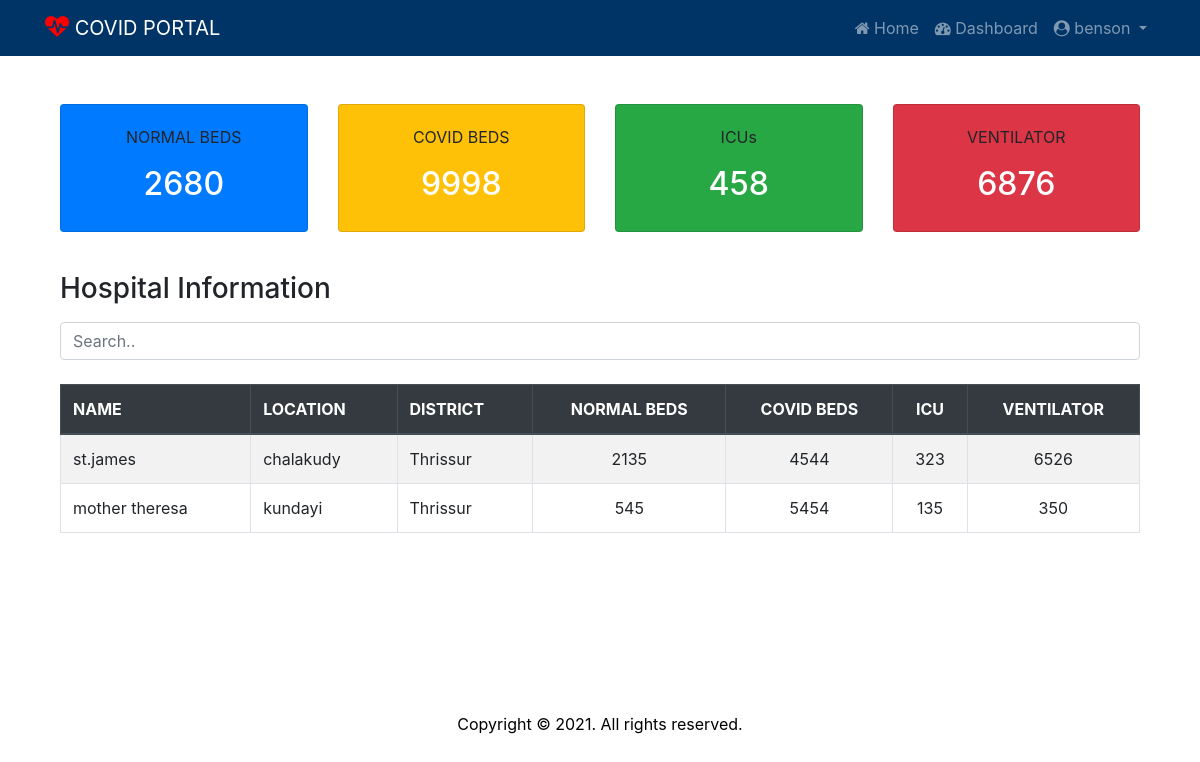
/beds/ (signed in), run on the app's committed database.
### beds/models.py (models this page shows, shortened)
class Hospital(models.Model):
    sc = (
    ('gov', 'Government'),
    ('prv', 'Private')
    )
    name = models.CharField(max_length=50)
    location = models.CharField(max_length=50)
    district = models.CharField(max_length=2, choices=dt)
    phone = models.CharField(max_length=12)
    sector = models.CharField(max_length=3, choices=sc)
    covid_beds = models.IntegerField()
    normal_beds = models.IntegerField()
    icu_beds = models.IntegerField()
    ventilator = models.IntegerField()
    user = models.OneToOneField(User, on_delete=models.CASCADE, blank=True, null=True)

### beds/views.py (the view)
# urls.py: path('', views.index, name='index'),
def index(request):
    normal_beds = Hospital.objects.aggregate(total=Sum('normal_beds'))
    covid_beds = Hospital.objects.aggregate(total=Sum('covid_beds'))
    icu = Hospital.objects.aggregate(total=Sum('icu_beds'))
    ventilator = Hospital.objects.aggregate(total=Sum('ventilator'))
    page = request.GET.get('page', 1)
    hospital_list = Hospital.objects.all()
    paginator = Paginator(hospital_list, 5)
    try:
        hospitals = paginator.page(page)
    except PageNotAnInteger:
        hospitals = paginator.page(1)
    except EmptyPage:
        hospitals = paginator.page(paginator.num_pages)
    context = {
        'normal_beds': normal_beds,
        'covid_beds': covid_beds,
        'icu': icu,
        'ventilator': ventilator,
        'hospitals': hospitals
    }
    return render(request, 'beds/summary.html', context)

### beds/template/beds/summary.html (shortened to what this page needs)
{% extends 'beds/index.html' %}
{% block content %}
<div class="container mt-4 pt-4 pb-4">
  <div class="card-deck">
    <div class="card bg-primary">
      <div class="card-body text-center">
        <p class="card-text">NORMAL BEDS</p>
        <h2 class="text-white">{{ normal_beds.total }}</h2>
      </div>
    </div>
    <div class="card bg-warning">
      <div class="card-body text-center">
        <p class="card-text">COVID BEDS</p>
        <h2 class="text-white">{{ covid_beds.total }}</h2>
      </div>
    </div>
    <div class="card bg-success">
      <div class="card-body text-center">
        <p class="card-text">ICUs</p>
        <h2 class="text-white">{{ icu.total }}</h2>
      </div>
    </div>
    <div class="card bg-danger">
      <div class="card-body text-center">
        <p class="card-text">VENTILATOR</p>
        <h2 class="text-white">{{ ventilator.total }}</h2>
      </div>
    </div>
  </div>
</div>
<div class="container mt-3">
  <h3 class="mb-3">Hospital Information</h3>
  <input class="form-control" id="myInput" type="text" placeholder="Search..">
  <br>
  <table class="table table-bordered table-striped table-hover">
    <thead class="thead-dark">
      <tr>
        <th>NAME</th>
        <th>LOCATION</th>
        <th>DISTRICT</th>
        <th class="text-center">NORMAL BEDS</th>
        <th class="text-center">COVID BEDS</th>
        <th class="text-center">ICU</th>
        <th class="text-center">VENTILATOR</th>
      </tr>
    </thead>
    <tbody id="myTable">
      {% for hospital in hospitals %}
        <tr>
          <td>{{ hospital.name }}</td>
          <td>{{ hospital.location}}</td>
          <td>{{ hospital.get_district_display}}</td>
          <td class="text-center">{{ hospital.normal_beds}}</td>
          <td class="text-center">{{ hospital.covid_beds}}</td>
          <td class="text-center">{{ hospital.icu_beds}}</td>
          <td class="text-center">{{ hospital.ventilator}}</td>
        </tr>
      {% endfor %}
    </tbody>
  </table>
  <div style="height:120px;"></div>
</div>
{% endblock %}

### beds/template/beds/index.html (shortened to what this page needs)
{% load static %}
<!DOCTYPE html>
<html lang="en">
<head>
  <link rel="stylesheet" href="https://cdnjs.cloudflare.com/ajax/libs/font-awesome/4.7.0/css/font-awesome.min.css">
  <link rel="stylesheet" href="https://maxcdn.bootstrapcdn.com/bootstrap/4.5.2/css/bootstrap.min.css">
  <link rel="stylesheet" href="{% static 'beds/css/style.css'%}">
</head>
<body>
<nav class="navbar navbar-expand-sm bg-navy navbar-dark">
  <div class="container">
    <a class="navbar-brand" href="{% url 'index' %}"><i class="fa fa-heartbeat" style="font-size:24px;color:red"></i> COVID PORTAL</a>
    {% if user.is_authenticated %}
      <ul class="navbar-nav">
        <li class="nav-item">
          <a class="nav-link" href="{% url 'index' %}"><i class="fa fa-home"></i> Home </a>
        </li>
        <li class="nav-item">
          <a class="nav-link" href="{% url 'dashboard' %}"><i class="fa fa-dashboard"></i> Dashboard </a>
        </li>
       <li class="nav-item dropdown">
         <a class="nav-link dropdown-toggle" href="#" id="navbardrop" data-toggle="dropdown">
           <i class="fa fa-user-circle"></i> {{ user.username }}
         </a>
       </li>
      </ul>
    {% endif %}
  </div>
</nav>
<div class="container">
  {% block content %}
  {% endblock %}
</div>
<footer class="site-footer">
		<div class="container">
			<div class="row mb-5">
				<p class="col-12 text-center">
					Copyright &copy; <script>document.write(new Date().getFullYear());</script>. All rights reserved.
				</p>
			</div>
		</div>
</footer>
</body>
</html>

### beds/static/beds/css/style.css (style rules this page uses)
.bg-navy { background-color: #003366; color: white; }
.site-footer { position: fixed; left: 0; bottom: 0; width: 100%; color: black; text-align: center; }

### data on the page
Hospital: name "st.james", location "chalakudy", district "Thrissur", normal_beds "2135", covid_beds "4544", icu_beds "323", ventilator "6526"
Hospital: name "mother theresa", location "kundayi", district "Thrissur", normal_beds "545", covid_beds "5454", icu_beds "135", ventilator "350"

### other printed values
{{ user.username }} "benson"
{{ normal_beds.total }} "2680"
{{ covid_beds.total }} "9998"
{{ icu.total }} "458"
{{ ventilator.total }} "6876"
